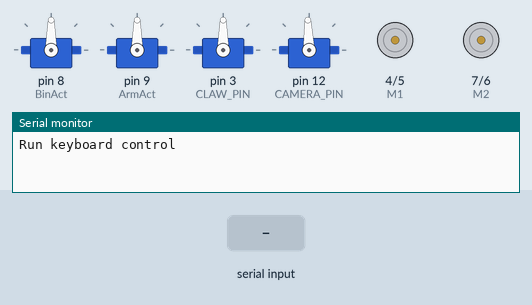
Bench run of a sketch on a simulated Arduino Mega 2560, built with avr-gcc and run on an emulated ATmega2560. Shown: 4 × servo, direction and speed pins drawn as motors (green arrow = direction pin HIGH = forward, orange = LOW = backward, longer = more drive), the last lines printed to the serial monitor. Inputs (shaded band) come from the test bench.

Above: at 1.2 s.
1.3 s: "w" received over Serial
At 2.5 s:
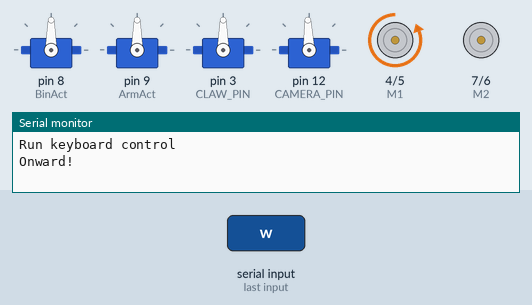
2.8 s: "s" received over Serial
At 3.7 s:
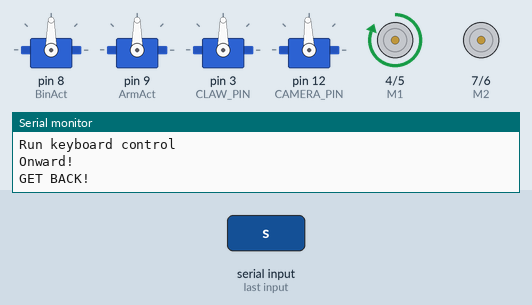
4.3 s: "x" received over Serial
At 4.9 s:
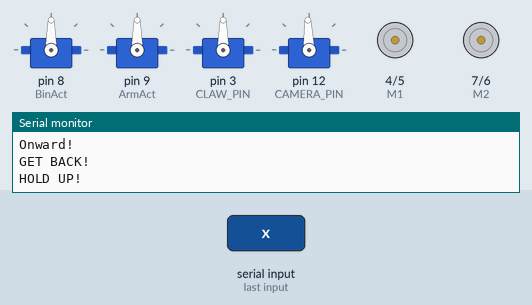
5.8 s: "a" received over Serial
At 7.0 s:
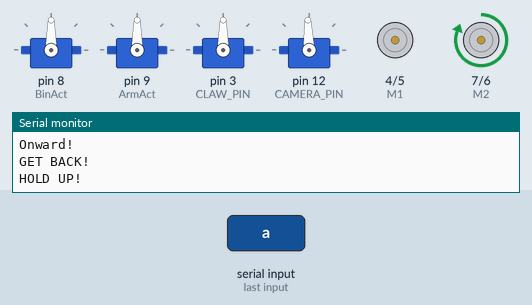
7.3 s: "g" received over Serial
At 8.4 s:
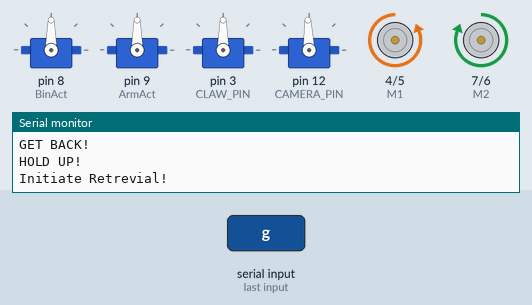
Timing chart, 0 to 40.8 s (numbered marks = the images above; inputs shaded):
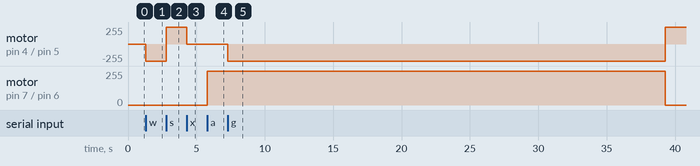

Measured:
- after the input at 1.3 s, motor on pin 4 (M1) / pin 5 (E1): stopped → backward 255/255 at once
- after the input at 2.8 s, motor on pin 4 (M1) / pin 5 (E1): backward 255/255 → forward 255/255 at once
- after the input at 4.3 s, motor on pin 4 (M1) / pin 5 (E1): forward 255/255 → stopped at once
- after the input at 5.8 s, motor on pin 7 (M2) / pin 6 (E2): stopped → forward 255/255 at once
- after the input at 7.3 s, motor on pin 4 (M1) / pin 5 (E1): stopped → backward 255/255 at once, → forward 255/255 32.0 s later; motor on pin 7 (M2) / pin 6 (E2): forward 255/255 → stopped after 32.0 s

The sketch:

OneTrueArmArduino.ino
```cpp
#include<Servo.h>
//Standard PWM DC control
int E1 = 5;     //M1 Speed Control
int E2 = 6;     //Bin Speed Control
int M1 = 4;    //M1 Direction Control
int M2 = 7;    //M1 Direction Control

// Pin Declarations
const int BIN_PIN = 9;
const int ARM_PIN = 8;
const int CAMERA_PIN = 12;
const int CLAW_PIN = 3;

// TIME CONSTANTS
// These are the times (ms) required for actuators to move into position
const int SECOND= 1000;
const double ARM_DOWN = 32*SECOND;
const double ARM_SAMPLE = ARM_DOWN/1.75;
const double ARM_UP = ARM_DOWN - ARM_SAMPLE;
const double BIN_TIME = 15.5*SECOND;

// OTHER CONSTSTANTS
const int CLAW_ANGLE = 33; // Degree claw makes when fully open
const int CLAW_PINCH = 45; // Close to a higher angle so that the servo pinches down
// CAMERA#1 VARIALES
#define FULL_TURN 1300 //360 degrees
#define TURN_TIME 132 //30 degrees
#define STOP_POINT 92 //No movement
#define CLOCKWISE 0 // Full speed clockwise
#define C_CLOCKWISE 180 // Full speed counter-clockwise

// SERVO DECLARATIONS
Servo ArmAct; // Arm actuator
Servo BinAct; // Bin Actuator
Servo Claw;   // Claw Servo
Servo Camera; // Camera Servo


// FUNCTIONS: ########################################################################################################
// ###################################################################################################################
void stop(void)                    //Stop
{
  digitalWrite(E1,LOW);
  digitalWrite(E2,LOW);
  }

void arm_advance(char a)          //Move Arm forward
{
  analogWrite (E1,a);      //PWM Speed Control
  digitalWrite(M1,LOW);
  }

void arm_back (char a)          //Move backward
{
  analogWrite (E1,a);
  digitalWrite(M1,HIGH);
  }

void Claw_Open(Servo Claw, int a)          // Open CLaw
{
 for (int pos = 0; pos <= a; pos += 1) { // goes from 0 degrees to 'a' degrees
    // in steps of 1 degree
    Claw.write(pos);              // tell servo to go to position in variable 'pos'
    delay(15);                       // waits 15ms for the servo to reach the position
    }
  }

void Claw_Close( Servo Claw, int a )  // CLose Claw
{
  for (int pos = a; pos >= 0; pos -= 1) { // goes from 'a' degrees to 0 degrees
    Claw.write(pos);              // tell servo to go to position in variable 'pos'
    delay(15);                       // waits 15ms for the servo to reach the position
    }
  }

void bin_left(char a)             //Turn Left
{
  analogWrite (E2,a);
  digitalWrite(M2,HIGH);
  }

void bin_right(char a)             //Turn Left
{
  analogWrite (E2,a);
  digitalWrite(M2,LOW);
  }

void open_claw(int a, Servo b)             //Turn Right
{
  b.write(a);
  }

// SETUP: ######################################################################################################
// #############################################################################################################
void setup(void)
{
  Serial.begin(9600);
  //pinMode(E2,OUTPUT);
  //pinMode(E1,OUTPUT);

  int i;
  for(i=3;i<=9;i++)
    pinMode(i, OUTPUT);
  Serial.begin(19200);      //Set Baud Rate
  Serial.println("Run keyboard control");

  // Define Servo Names and Attach
  BinAct.attach(8);
  ArmAct.attach(9);
  Claw.attach(CLAW_PIN);
  Camera.attach(CAMERA_PIN);

  // Set Camera Position
  Camera.write(STOP_POINT);
}


// MAIN: #######################################################################################################
// #############################################################################################################

void loop(void)
{
  if(Serial.available()){
    char val = Serial.read();
    if(val != -1)
    {
      switch(val)
      {
      case 'w'://Move Forward
        arm_advance (255);   //move forward in max speed
        Serial.println("Onward!");
        break;

      case 's'://Move Backward
        arm_back(255);   //move back in max speed
        Serial.println("GET BACK!");
        break;

      case 'a'://Turn Left
        bin_left(255);
        break;

      case 'b'://Turn Right
        bin_right(255);
        break;

       case 'c' : // Open/Close Claw
       Claw_Open(  Claw,CLAW_ANGLE );
       break;

       case 'd' :
       Claw_Close( Claw,CLAW_ANGLE);
       break;


      case 'l'://Turn Right
        open_claw(50, Claw);
        Serial.println("Opening Claw");
        break;
      case 'z':
        Serial.println("Hello");
        break;

      /* Camera Rotation
      case 'c':
        for (int j = 1; j < 13; j++){
          Serial.println("Rotating camera");
          Camera.write(CLOCKWISE);
          delay(TURN_TIME);
          Camera.write(STOP_POINT);
          Serial.println("Looking for object");
          delay(2000);
          feedback = j+j*TURN_TIME;
          Serial.print("Rotated ");
          Serial.print(feedback);
          Serial.print("degrees");
          Serial.println();
        }
        Camera.write(C_CLOCKWISE);
        delay(FULL_TURN);
        Camera.write(STOP_POINT);
        break;
      */


      // $$$$$$$$$ GRAB COMMAND $$$$$$$$$$$$$$$$$$$$$
      case 'g':
        Serial.println("Initiate Retrevial!");
        // Open Claw
        open_claw(50, Claw);
        // Begin Arm Descent
        arm_advance(255);
        delay(ARM_DOWN);
        stop();
        // Arm a lowest position, close claw
        open_claw(0, Claw);
        // Retract Arm so that it is above bin
        arm_back(255);
        delay(ARM_SAMPLE);
        stop();
        // Move Bin into place
        bin_right(255);
        delay(BIN_TIME);
        // Drop sample
        open_claw(60, Claw);
        // Confirm Retreval
        // FIXME - For now just delay 5s
        delay(5*SECOND);
        // Move bin back to left
        bin_left(255);
        delay(BIN_TIME);
        // Return Arm to upright position
        arm_back(255);
        delay(ARM_UP);
        stop();
        // Return
        break;
        // $$$$$$$$$$$$$$$$ END GRAB COMMAND $$$$$$$$$$$$$$$$

      // E-Stop
      case 'x':
        stop();
        Serial.println("HOLD UP!");

        break;
      }
    }
    else stop();
  }
}
```
